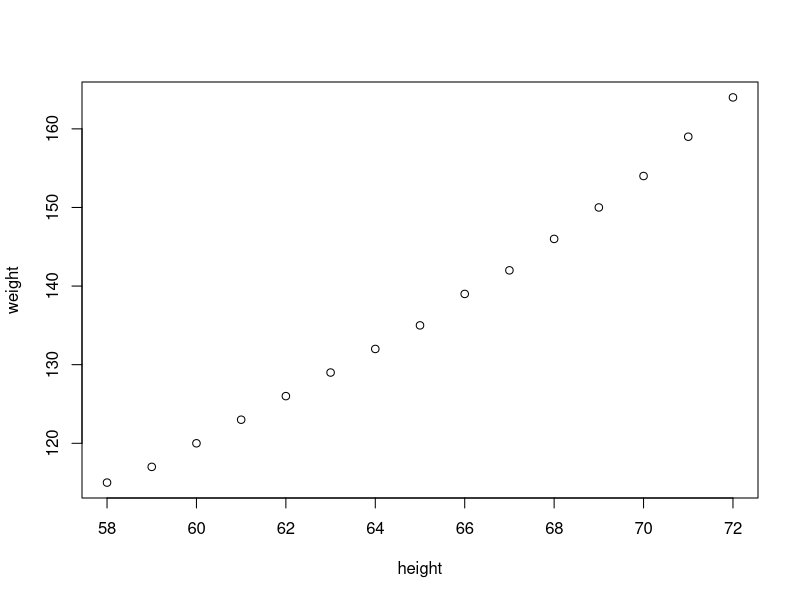
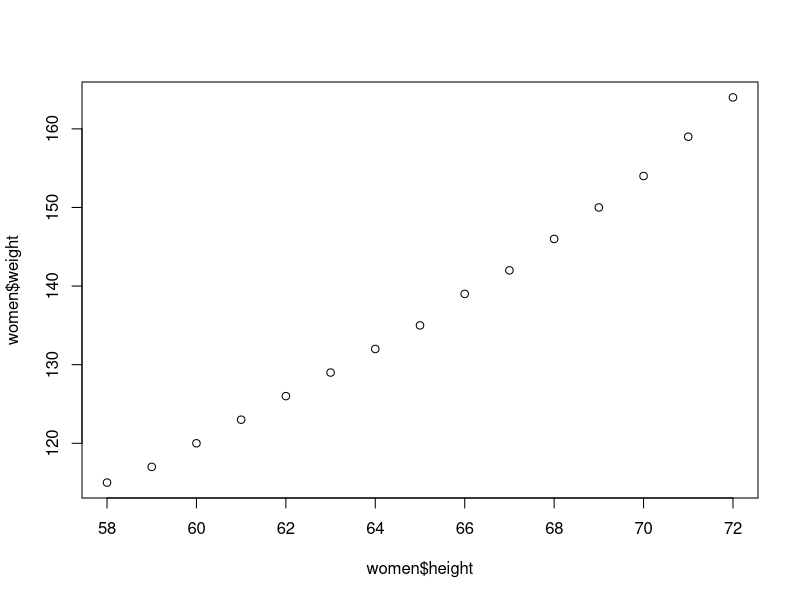
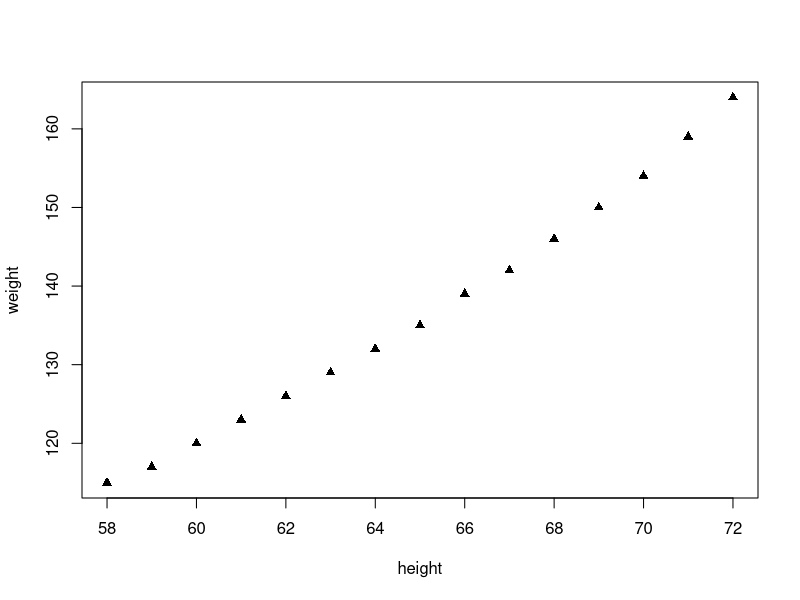
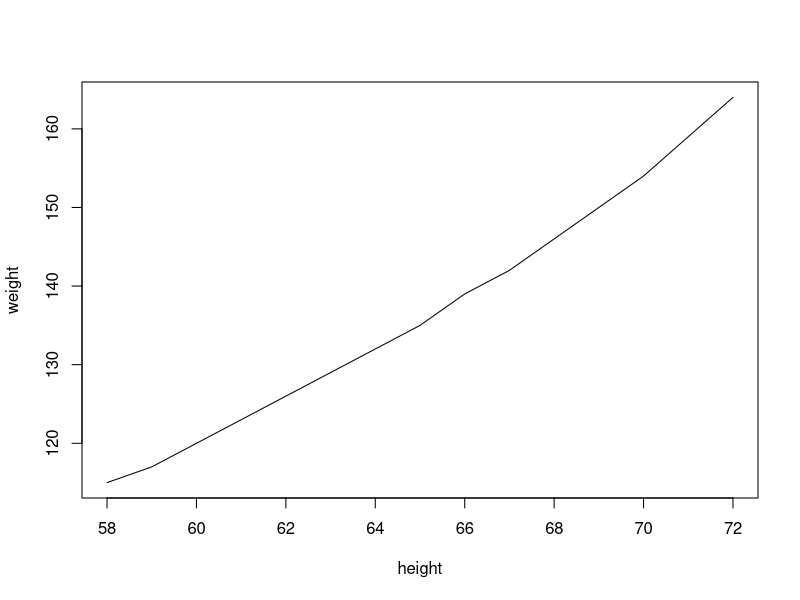
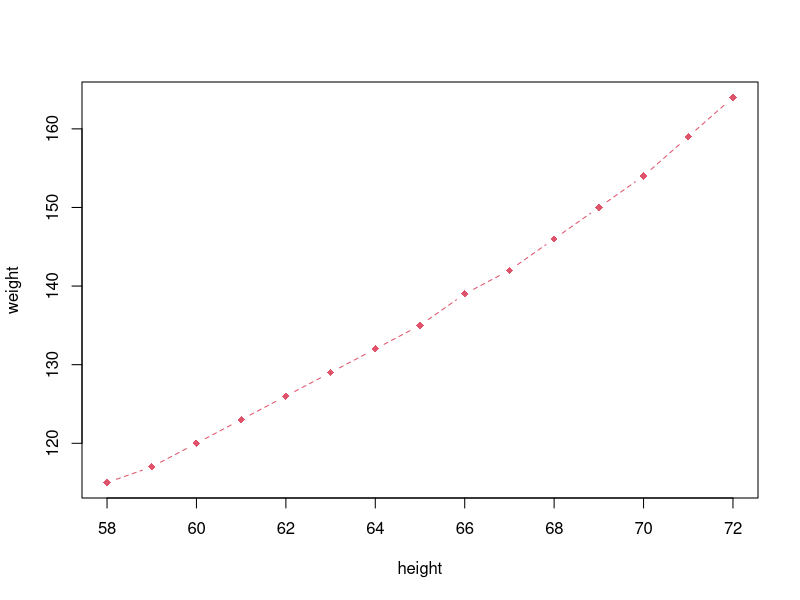
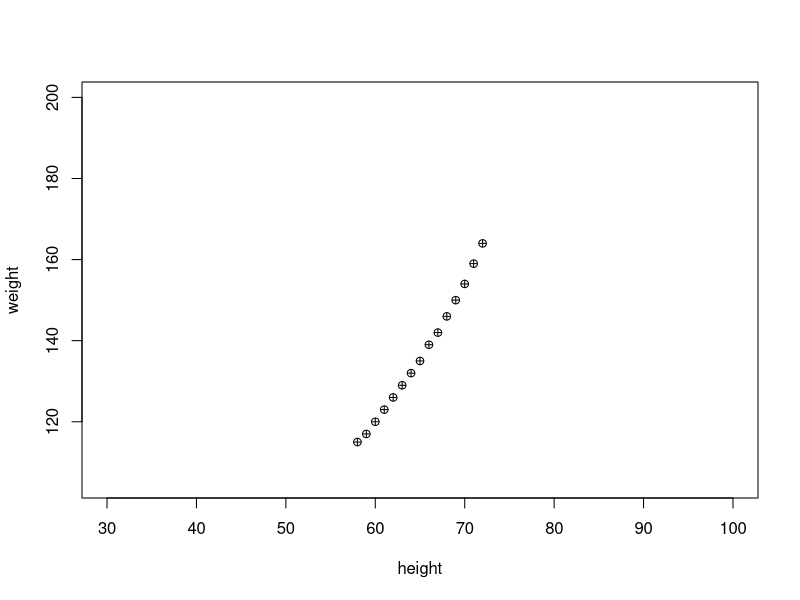
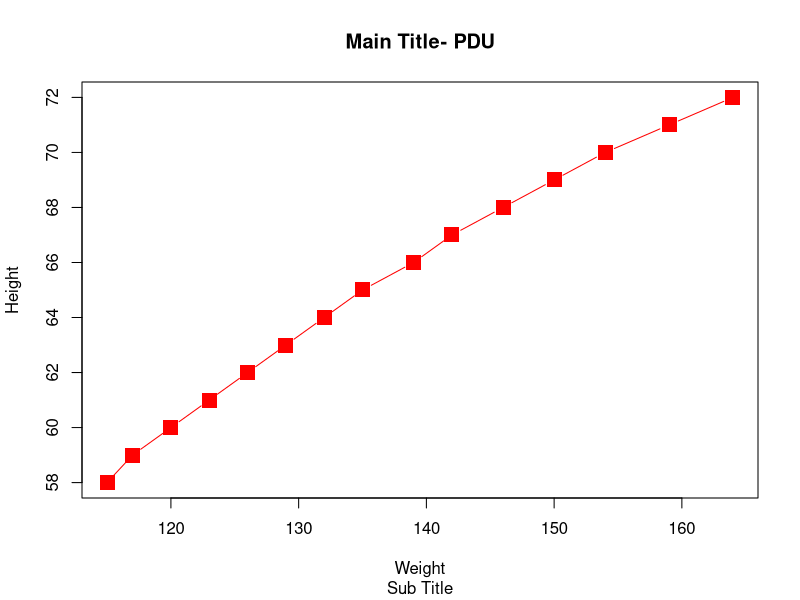
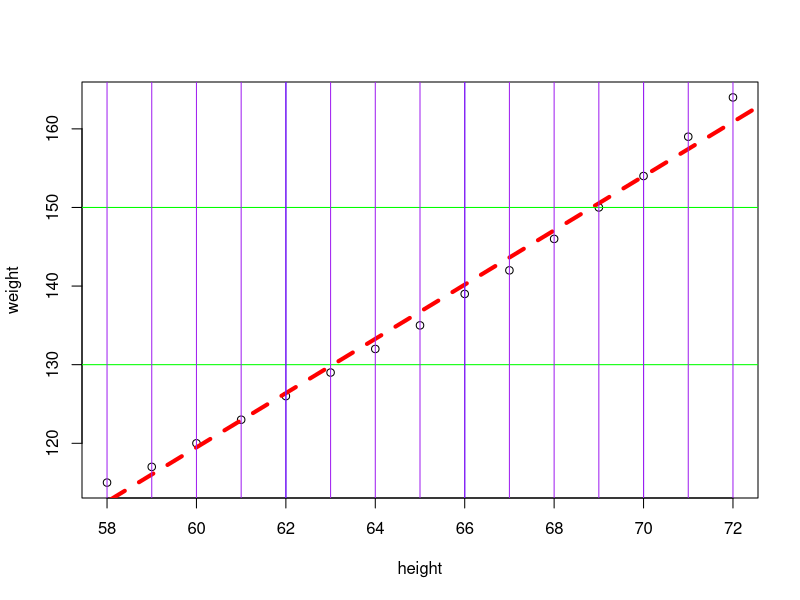

Write R code to recreate these figures, in order. (Note: this script raises an error after producing the figures.)
# Combined Plots

#plot, histogram, pie, boxplot, linechart, correlation plot

#plot
women
?women
str(women)
plot(women)
plot(x=women$height, y=women$weight)
?plot
plot(women, type='p', pch=17)
plot(women, type='l')
plot(women, type='b', pch=18, lty=2, col=2)
plot(women, xlim=c(30,100), ylim=c(min(women$weight)-10, 200), pch=10)
data()

#more features with plot
plot(y=women$height, x=women$weight, pch=15, xlab='Weight', ylab='Height', col='red', cex=2, type='b')
title(main='Main Title- PDU', sub='Sub Title')
#see cheat sheet on base graphs

plot(women)
abline(lm(women$weight ~ women$height), col='red', lty=2, lwd=4)
abline(h = c(130, 150), col='green') 
abline(v=c(62, 66, 70), col='blue')
abline(v=women$height, col='purple')

#boxplot
boxplot(women$height)
boxplot(df$marks1)

abline(h=c(58, 62,65,68,72))

#draw lines on plot for number summary
summary(women)
quantile(women$height)
boxplot(women$height, col='green')
abline(h=quantile(women$height))


#histogram
hist(women$height)
hist(women$height, breaks=10)
hist(women$height, breaks=5, col=1:5)
hist(df$marks2, breaks=3)
#histogram2
?rnorm
x = rnorm(n=100000,mean=50,sd=10)
hist(x)

hist(x, freq=F, col=1:5)
lines(density(x))

#density plot : shape of data
plot(density(x), col='red')


#pie
x = c(10,20,40,50)
pie(x)
xlabels = c('A','B','C','D')
pie(x, labels=xlabels)
pie(x, labels=paste(round(x/sum(x) * 100,0),'%') )

x
#barplot
barplot(x,col=1:4)
barplot(x,col=1:4, horiz = T)

#correlation plot
pairs(women)
cor(women$height,women$weight)

names(mtcars)
cor(mtcars)
pairs(mtcars)
options(digits=4)
pairs(mtcars[1:4])
